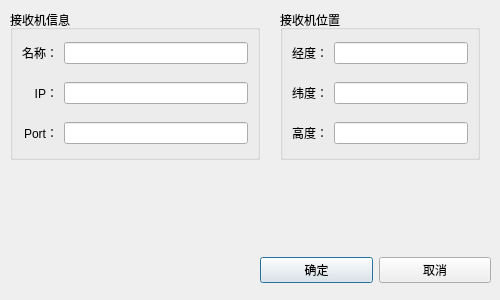
<?xml version="1.0" encoding="UTF-8"?>
<ui version="4.0">
 <class>ModifyReceiverDialog</class>
 <widget class="QDialog" name="ModifyReceiverDialog">
  <property name="windowModality">
   <enum>Qt::ApplicationModal</enum>
  </property>
  <property name="geometry">
   <rect>
    <x>0</x>
    <y>0</y>
    <width>500</width>
    <height>300</height>
   </rect>
  </property>
  <widget class="QGroupBox" name="groupBox">
   <property name="geometry">
    <rect>
     <x>280</x>
     <y>10</y>
     <width>200</width>
     <height>150</height>
    </rect>
   </property>
   <property name="title">
    <string>接收机位置</string>
   </property>
   <layout class="QGridLayout" name="gridLayout">
    <property name="topMargin">
     <number>0</number>
    </property>
    <property name="bottomMargin">
     <number>0</number>
    </property>
    <item row="0" column="0">
     <widget class="QLabel" name="label_4">
      <property name="text">
       <string>经度：</string>
      </property>
      <property name="alignment">
       <set>Qt::AlignRight|Qt::AlignTrailing|Qt::AlignVCenter</set>
      </property>
     </widget>
    </item>
    <item row="0" column="1">
     <widget class="QLineEdit" name="receiverLongitudeEdit"/>
    </item>
    <item row="1" column="0">
     <widget class="QLabel" name="label_5">
      <property name="text">
       <string>纬度：</string>
      </property>
      <property name="alignment">
       <set>Qt::AlignRight|Qt::AlignTrailing|Qt::AlignVCenter</set>
      </property>
     </widget>
    </item>
    <item row="1" column="1">
     <widget class="QLineEdit" name="receiverLatitudeEdit"/>
    </item>
    <item row="2" column="0">
     <widget class="QLabel" name="label_6">
      <property name="text">
       <string>高度：</string>
      </property>
     </widget>
    </item>
    <item row="2" column="1">
     <widget class="QLineEdit" name="receiverHeightEdit"/>
    </item>
   </layout>
  </widget>
  <widget class="QGroupBox" name="infoContainer">
   <property name="geometry">
    <rect>
     <x>10</x>
     <y>10</y>
     <width>250</width>
     <height>150</height>
    </rect>
   </property>
   <property name="title">
    <string>接收机信息</string>
   </property>
   <layout class="QGridLayout" name="gridLayout_2">
    <property name="topMargin">
     <number>0</number>
    </property>
    <property name="bottomMargin">
     <number>0</number>
    </property>
    <item row="0" column="0">
     <widget class="QLabel" name="label">
      <property name="text">
       <string>名称：</string>
      </property>
      <property name="alignment">
       <set>Qt::AlignRight|Qt::AlignTrailing|Qt::AlignVCenter</set>
      </property>
     </widget>
    </item>
    <item row="0" column="1">
     <widget class="QLineEdit" name="receiverNameEdit"/>
    </item>
    <item row="1" column="0">
     <widget class="QLabel" name="label_2">
      <property name="text">
       <string>IP：</string>
      </property>
      <property name="alignment">
       <set>Qt::AlignRight|Qt::AlignTrailing|Qt::AlignVCenter</set>
      </property>
     </widget>
    </item>
    <item row="1" column="1">
     <widget class="QLineEdit" name="receiverIPEdit"/>
    </item>
    <item row="2" column="0">
     <widget class="QLabel" name="label_3">
      <property name="text">
       <string>Port：</string>
      </property>
      <property name="alignment">
       <set>Qt::AlignRight|Qt::AlignTrailing|Qt::AlignVCenter</set>
      </property>
     </widget>
    </item>
    <item row="2" column="1">
     <widget class="QLineEdit" name="receiverPortEdit"/>
    </item>
   </layout>
  </widget>
  <widget class="QWidget" name="horizontalLayoutWidget">
   <property name="geometry">
    <rect>
     <x>260</x>
     <y>250</y>
     <width>231</width>
     <height>41</height>
    </rect>
   </property>
   <layout class="QHBoxLayout" name="horizontalLayout">
    <property name="spacing">
     <number>6</number>
    </property>
    <item>
     <widget class="QPushButton" name="confirmButton">
      <property name="sizePolicy">
       <sizepolicy hsizetype="Minimum" vsizetype="Fixed">
        <horstretch>0</horstretch>
        <verstretch>0</verstretch>
       </sizepolicy>
      </property>
      <property name="text">
       <string>确定</string>
      </property>
     </widget>
    </item>
    <item>
     <widget class="QPushButton" name="cancelButton">
      <property name="text">
       <string>取消</string>
      </property>
     </widget>
    </item>
   </layout>
  </widget>
 </widget>
 <resources/>
 <connections/>
</ui>
